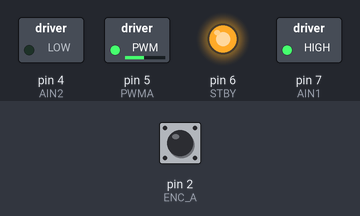
Simulated run of this sketch. Board: Arduino Uno, built with avr-gcc and run on an emulated ATmega328P. Shown: switched loads named in the sketch (green lamp = pin HIGH), output pins drawn as LEDs (lit = HIGH). The test bench sets the inputs (shaded band); at power-on: pin 2 (ENC_A) HIGH. What the sketch prints to the serial monitor is not drawn.

Above: at 0.1 s.
Timing chart, 0 to 1.6 s (numbered marks = the images above):
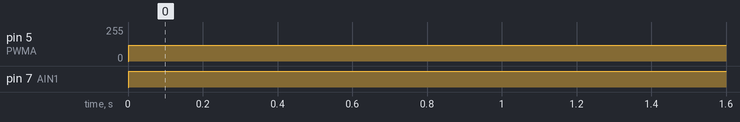

Measured:
- by itself, pin 5 (PWMA): 0/255 → 120/255 at 0.00 s
- by itself, pin 7 (AIN1): LOW → HIGH at 0.00 s

The sketch:

slider_control_DC.ino
```cpp
#include <Arduino.h>

// —— 1. 驱动引脚 ——
const int PWMA = 5;   // TB6612 PWM 控速
const int AIN1 = 7;
const int AIN2 = 4;
const int STBY = 6;   // 使能

// —— 2. 编码器引脚 ——
const int ENC_A = 2;  // 编码器 A 相
const int ENC_B = 3;  // 编码器 B 相

// —— 3. 电位器（滑动变位器）——
const int POT_PIN = A5; // 连接至滑动电位器输出

// —— 4. 参数 ——
const float PULSES_PER_DEG = 2.436;     // 每度脉冲数
const int PWM_DUTY        = 120;       // 电机供电占空比
const int ENC_TOL         = 1;         // 容差脉冲数
const unsigned long ENC_DEBOUNCE_US = 200; // 编码器去抖间隔

// —— 5. 全局变量 ——
volatile long encoderCount = 0;
volatile unsigned long lastEncTime = 0;

// —— 6. 编码器中断 ——
void onEncoderRise() {
  unsigned long t = micros();
  if (t - lastEncTime < ENC_DEBOUNCE_US) return;
  lastEncTime = t;
  if (digitalRead(ENC_B) == LOW) encoderCount++;
  else                            encoderCount--;
}

void setup() {
  Serial.begin(115200);

  // 驱动使能
  pinMode(STBY, OUTPUT);
  digitalWrite(STBY, HIGH);
  pinMode(PWMA, OUTPUT);
  pinMode(AIN1, OUTPUT);
  pinMode(AIN2, OUTPUT);

  // 编码器输入
  pinMode(ENC_A, INPUT_PULLUP);
  pinMode(ENC_B, INPUT_PULLUP);
  attachInterrupt(digitalPinToInterrupt(ENC_A), onEncoderRise, RISING);

  // 滑动变位器
  pinMode(POT_PIN, INPUT);

  Serial.println("Ready: slider -> DC motor position");
}

void loop() {
  // 读取电位器，映射到 0~180 度
  int pot = analogRead(POT_PIN);
  int targetDeg = map(pot, 0, 1023, 0, 180);
  Serial.print("Pot: "); Serial.print(pot);
  Serial.print(" -> Target: "); Serial.print(targetDeg);
  Serial.print("°, Encoder: "); Serial.println(encoderCount);

  // 驱动至目标角度
  rotateToAngle(targetDeg);

  delay(100); // 每 100ms 更新一次
}

// —— 根据目标角度驱动电机 ——
void rotateToAngle(int angleDeg) {
  long targetPulses = lround(angleDeg * PULSES_PER_DEG);
  long diff = targetPulses - encoderCount;
  if (abs(diff) <= ENC_TOL) {
    stopMotor();
    return;
  }
  // 选择旋转方向
  if (diff > 0) {
    digitalWrite(AIN1, HIGH);
    digitalWrite(AIN2, LOW);
  } else {
    digitalWrite(AIN1, LOW);
    digitalWrite(AIN2, HIGH);
  }
  analogWrite(PWMA, PWM_DUTY);

  // 持续驱动直至到位
  while (abs(targetPulses - encoderCount) > ENC_TOL) {
    ;
  }
  stopMotor();
  Serial.print("Reached "); Serial.print(angleDeg); Serial.println("°");
}

void stopMotor() {
  analogWrite(PWMA, 0);
  digitalWrite(AIN1, LOW);
  digitalWrite(AIN2, LOW);
}
```
